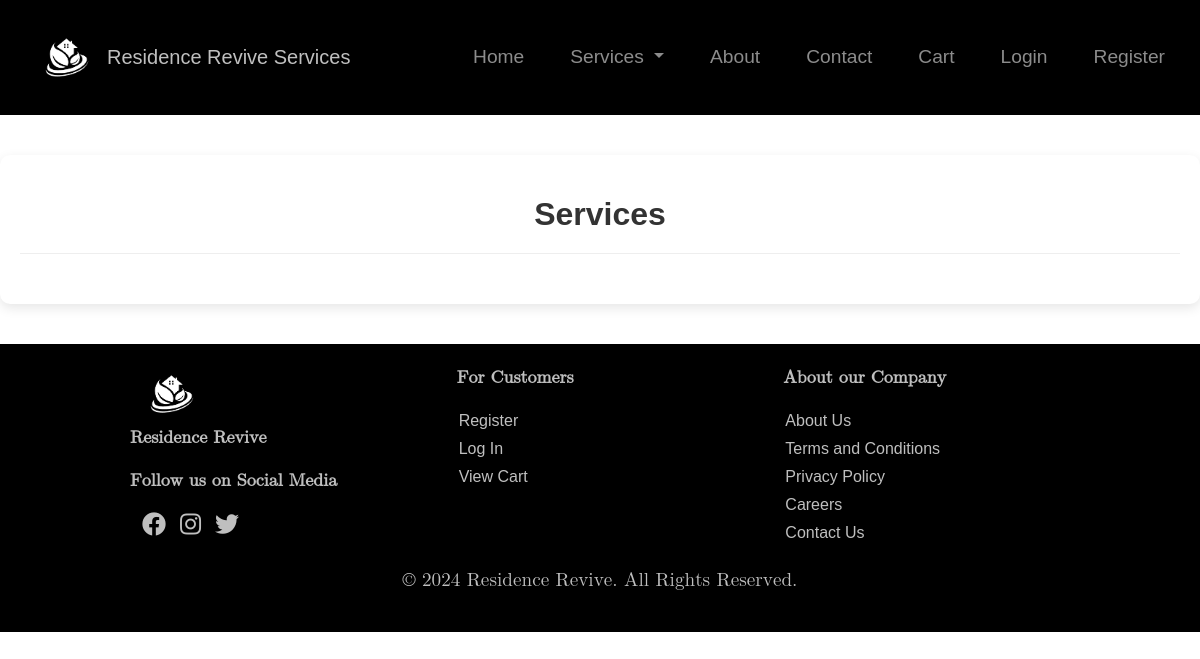
The app's page /subcategory.php?category_id=5, older data.
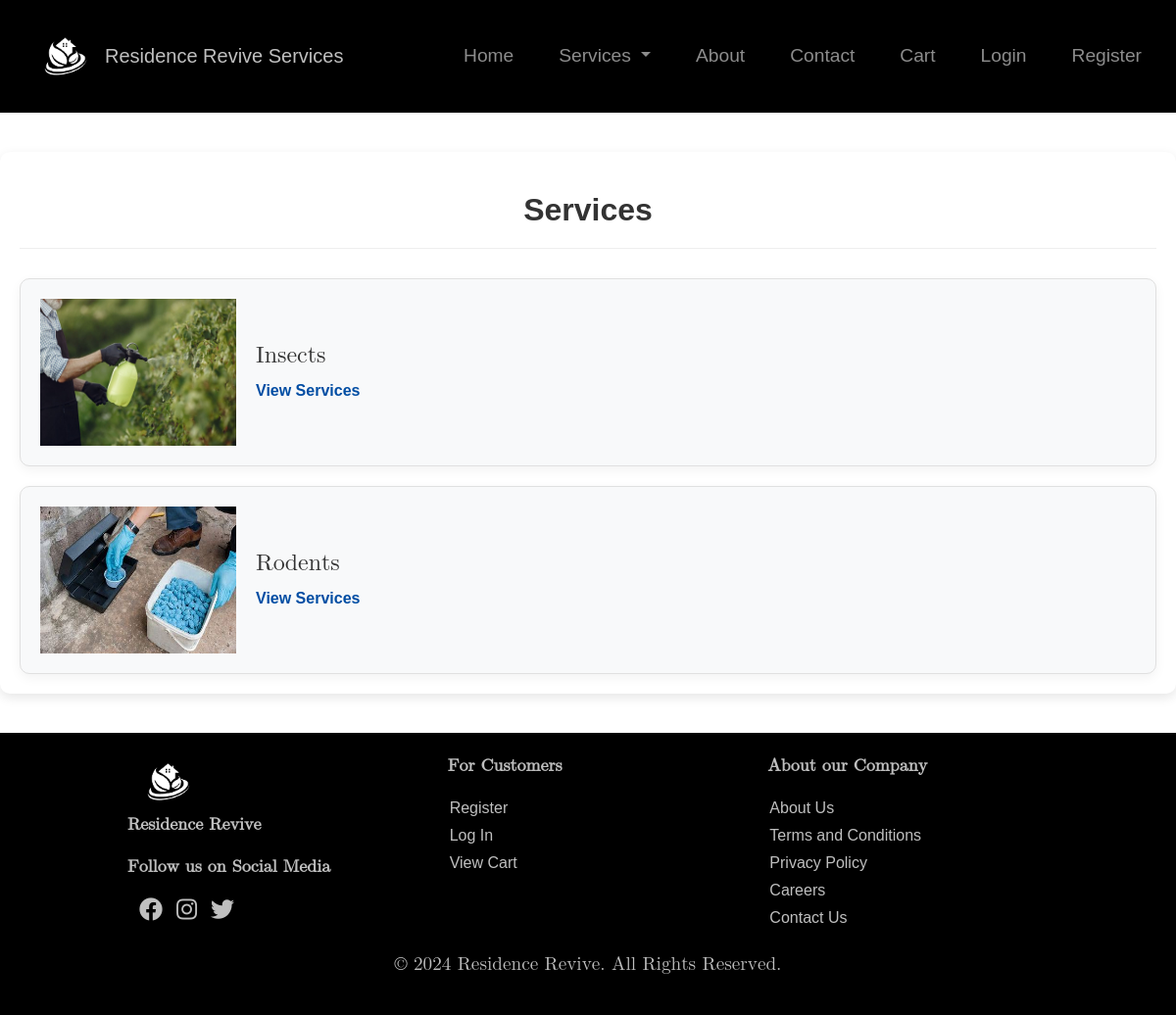
The same page, newer data.
### tables this page shows
CREATE TABLE IF NOT EXISTS sub_categories (
    sub_category_id INT PRIMARY KEY,
    sub_category_name VARCHAR(100) NOT NULL UNIQUE
);

### includes/functions.php (called while the page is built, shortened)
<?php
function getSubCategories($conn, $category_id)
{
    $sql = "SELECT  DISTINCT sc.sub_category_id, sc.sub_category_name
            FROM sub_categories sc
            INNER JOIN category_subcategory_service_mapping csm ON sc.sub_category_id = csm.sub_category_id
            WHERE csm.category_id = ?";
    $stmt = $conn->prepare($sql);
    $stmt->bind_param("i", $category_id);
    $stmt->execute();
    $result = $stmt->get_result();
    $subcategories = [];
    if ($result->num_rows > 0) {
        while ($row = $result->fetch_assoc()) {
            $subcategories[] = $row;
        }
    }
    return $subcategories;
}
?>

### subcategory.php (the view, shortened to what this page needs)
<?php
include 'config/db.php';
include 'includes/functions.php';
?>
<!DOCTYPE html>
<html lang="en">
<head>
    <link rel="stylesheet" href="css/subcategory.css">
</head>
<body>
<?php include 'includes/header.php'; ?>
    <div class="subcategories">
        <h3>Services</h3>
        <div class="subcategory">
            <?php
            $category_id = isset($_GET['category_id']) ? intval($_GET['category_id']) : 0;
            $subcategories = getSubCategories($conn, $category_id);
            foreach ($subcategories as $subcategory) {
            ?>
            <div class="subcategory-card" data-sub-category-id="<?php echo $subcategory['sub_category_id']; ?>">
                <?php
                $sub_icons = [
                    'Bathroom Cleaning' => './images/service-images/BathroomCleaning.jpg',
                    'Kitchen Cleaning' => './images/service-images/KitchenCleaning.jpg',
                    'Carpet Cleaning' => './images/service-images/CarpetCleaning.jpg',
                    'Home Cleaning' => './images/service-images/HomeCleaning.jpg',
                    'Refrigerator'=> './images/service-images/Refrigerator.jpg',
                    'Microwave'=> './images/service-images/Microwave.jpg',
                    'Induction'=> './images/service-images/Induction.jpg',
                    'Chimney'=> './images/service-images/Chimney.jpg',
                    'Washer'=> './images/service-images/Washer.jpg',
                    'Dryer'=> './images/service-images/Dryer.jpg',
                    'Dish Washer'=> './images/service-images/DishWasher.jpg',
                    'Switch and Socket'=> './images/service-images/SwitchandSocket.jpg',
                    'Light'=> './images/service-images/Light.jpg',
                    'Doorbell'=> './images/service-images/Doorbell.jpg',
                    'Television'=> './images/service-images/Television.jpg',
                    'Expert Consultation'=> './images/service-images/ExpertConsultation.jpg',
                    'Wardrobe'=> './images/service-images/Wardrobe.jpg',
                    'Tables/Drawers/Workspaces'=> './images/service-images/TablesDrawersWorkspaces.jpg',
                    'Bed'=> './images/service-images/Bed.jpg',
                    'Sofa'=> './images/service-images/Sofa.jpg',
                    'Tap'=> './images/service-images/Tap.jpg',
                    'Basin & Sink'=> './images/service-images/BasinSink.jpg',
                    'Bath fittings'=> './images/service-images/Bathfittings.jpg',
                    'Minor Fitting/Installation'=> './images/service-images/MinorFittingInstallation.jpg',
                    'Toilet'=> './images/service-images/Toilet.jpg',
                    'Shower'=> './images/service-images/Shower.jpg',
                    'Insects'=> './images/service-images/insects.jpg',
                    'Rodents'=> './images/service-images/rodents.jpg',
                    'Others'=> './images/service-images/Others.jpg',
                ];
                ?>
                <?php if (isset($sub_icons[$subcategory['sub_category_name']])): ?>
                    <img src="<?php echo $sub_icons[$subcategory['sub_category_name']]; ?>"
                        alt="<?php echo $subcategory['sub_category_name']; ?> icon" class="subcategory-icon">
                <?php else: ?>
                    <img src="images/default.png" alt="Default icon" class="subcategory-icon">
                <?php endif; ?>
                <div class="subcategory-info">
                    <h2><?php echo $subcategory['sub_category_name']; ?></h2>
                    <a href="#" class="view-services" data-sub-category-id="<?php echo $subcategory['sub_category_id']; ?>">View Services</a>
                </div>
            </div>
            <?php } ?>
        </div>
    </div>
    <?php include 'includes/footer.php'; ?>
</body>
</html>

Row changes from the older to the newer data that the page shows:
added sub_categories: shows a picture, sub_category_name "Insects"
added sub_categories: shows a picture, sub_category_name "Rodents"
